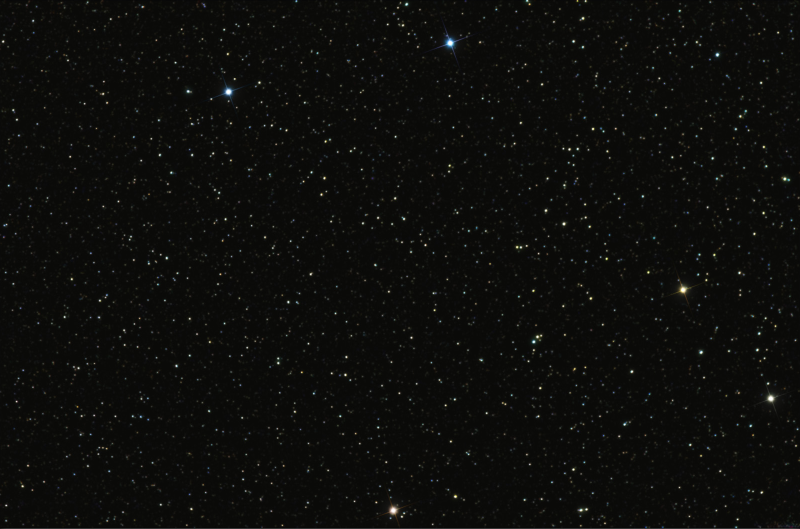
#> input picture StarMap.png, 1600 x 1057 px (shown at 1/2 size)
$ python detect_bright_spots.py
#> lines starting #> are read from the running program, lines starting #| are printed output that depends on the picture; after the words box and inside, x2 and y2 are one past the last pixel; in counts of white or black regions, pixels touching at a corner belong together
from imutils import contours
from skimage import measure
import numpy as np
import argparse
import imutils
import cv2

image = cv2.imread('./StarMap.png')
#> image is the input picture: shape (1057, 1600, 3); mean B, G, R 11, 13.2, 13
gray = cv2.cvtColor(image, cv2.COLOR_BGR2GRAY)
blurred = cv2.GaussianBlur(gray, (11, 11), 0)

thresh = cv2.threshold(blurred, 170, 255, cv2.THRESH_BINARY)[1]
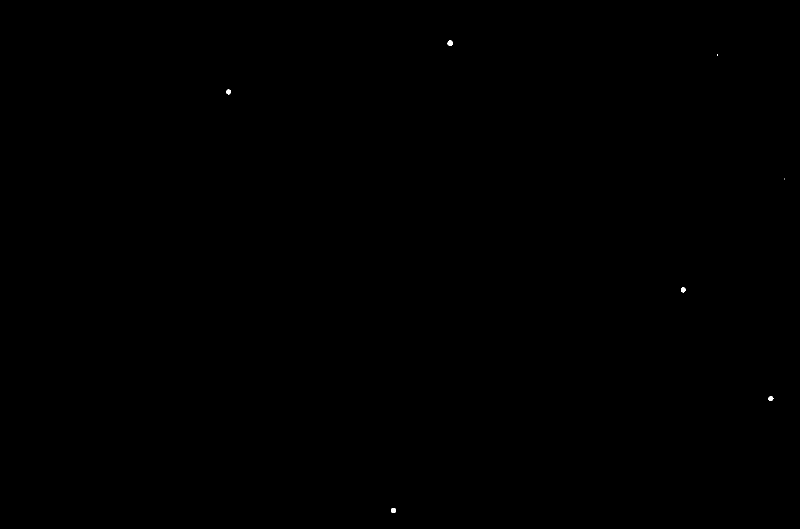
#> thresh: shape (1057, 1600) (shown at 1/2 size); 0.02% white; 7 white regions (2 under 20 px), largest, box (x1, y1, x2, y2) and area: (895, 81, 906, 92) 92, (782, 1016, 792, 1026) 86, (452, 179, 462, 189) 77, (1537, 792, 1547, 802) 75, (1362, 575, 1371, 585) 74

thresh = cv2.erode(thresh, None, iterations=2)
#> thresh: shape (1057, 1600); 0.01% white in thin lines or dots, all inside (x1, y1, x2, y2) = (455, 83, 1544, 1024)
thresh = cv2.dilate(thresh, None, iterations=4)
#> thresh: shape (1057, 1600); 0.05% white; 5 white regions, box (x1, y1, x2, y2) and area: (780, 1014, 794, 1028) 182, (894, 79, 907, 93) 174, (1360, 573, 1373, 586) 159, (451, 178, 464, 190) 150, (1535, 791, 1548, 803) 150

labels = measure.label(thresh, neighbors=8, background=0)
#> labels: shape (1057, 1600) int64; 6 distinct labels, from 0 to 5
mask = np.zeros(thresh.shape, dtype="uint8")
for label in np.unique(labels):
	if label == 0:
		continue
	labelMask = np.zeros(thresh.shape, dtype="uint8")
	labelMask[labels == label] = 255
	numPixels = cv2.countNonZero(labelMask)
	if numPixels > 300:
		mask = cv2.add(mask, labelMask)
#> this loop made 6 passes
#> numPixels on passes 2 to 6: 174, 150, 159, 150, 182
#> labelMask: shape (1057, 1600); 0.01% white; 1 white region, box (x1, y1, x2, y2) and area: (780, 1014, 794, 1028) 182
#> mask: shape (1057, 1600); every value is 0

cnts = cv2.findContours(mask.copy(), cv2.RETR_EXTERNAL,
	cv2.CHAIN_APPROX_SIMPLE)
#> cnts = 0 contours
cnts = imutils.grab_contours(cnts)
#> cnts = []
#> (the run stopped early here; a loop or call above may not have finished)
